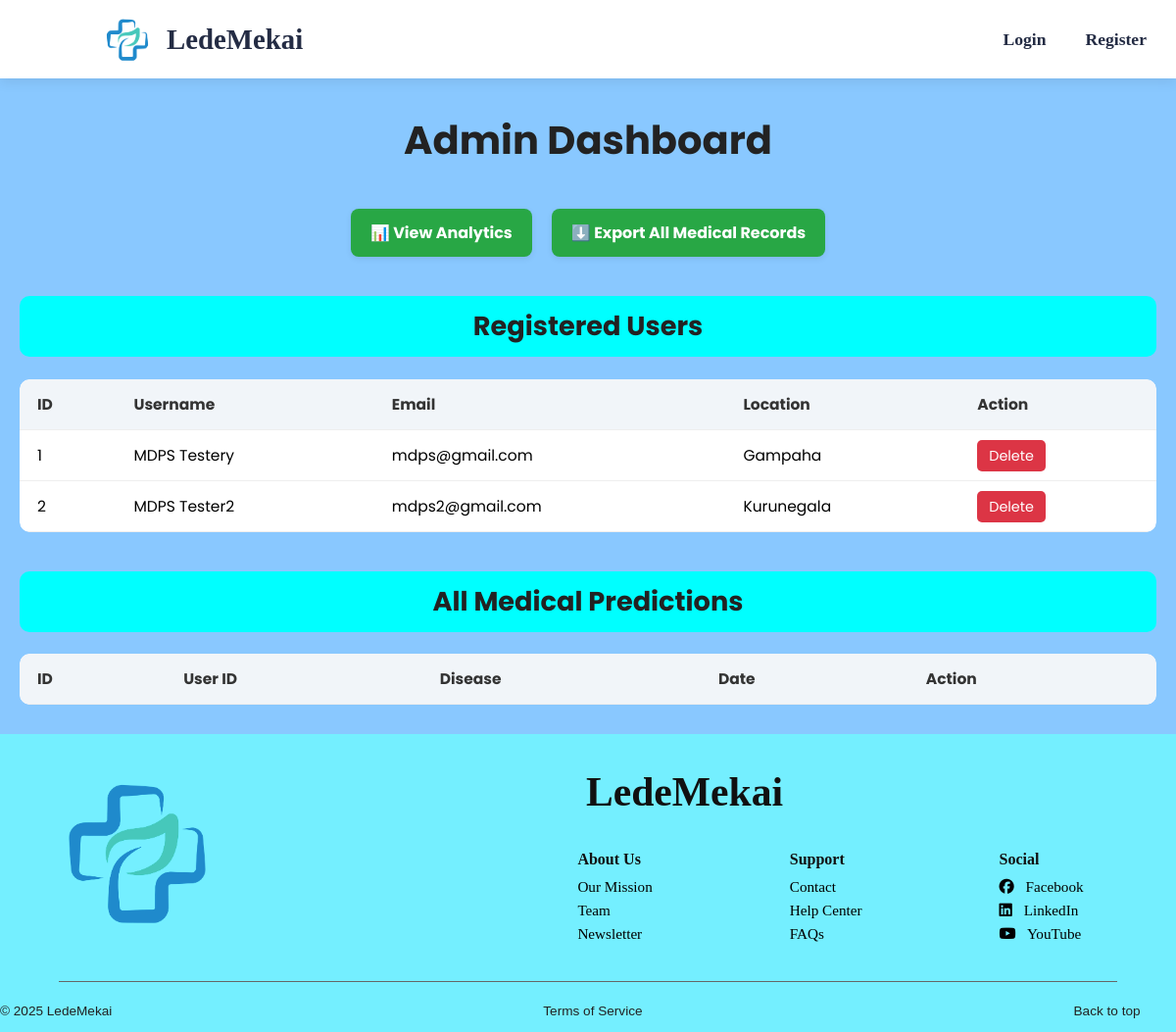
The page /admin-dashboard (signed in) on the database as committed earlier.
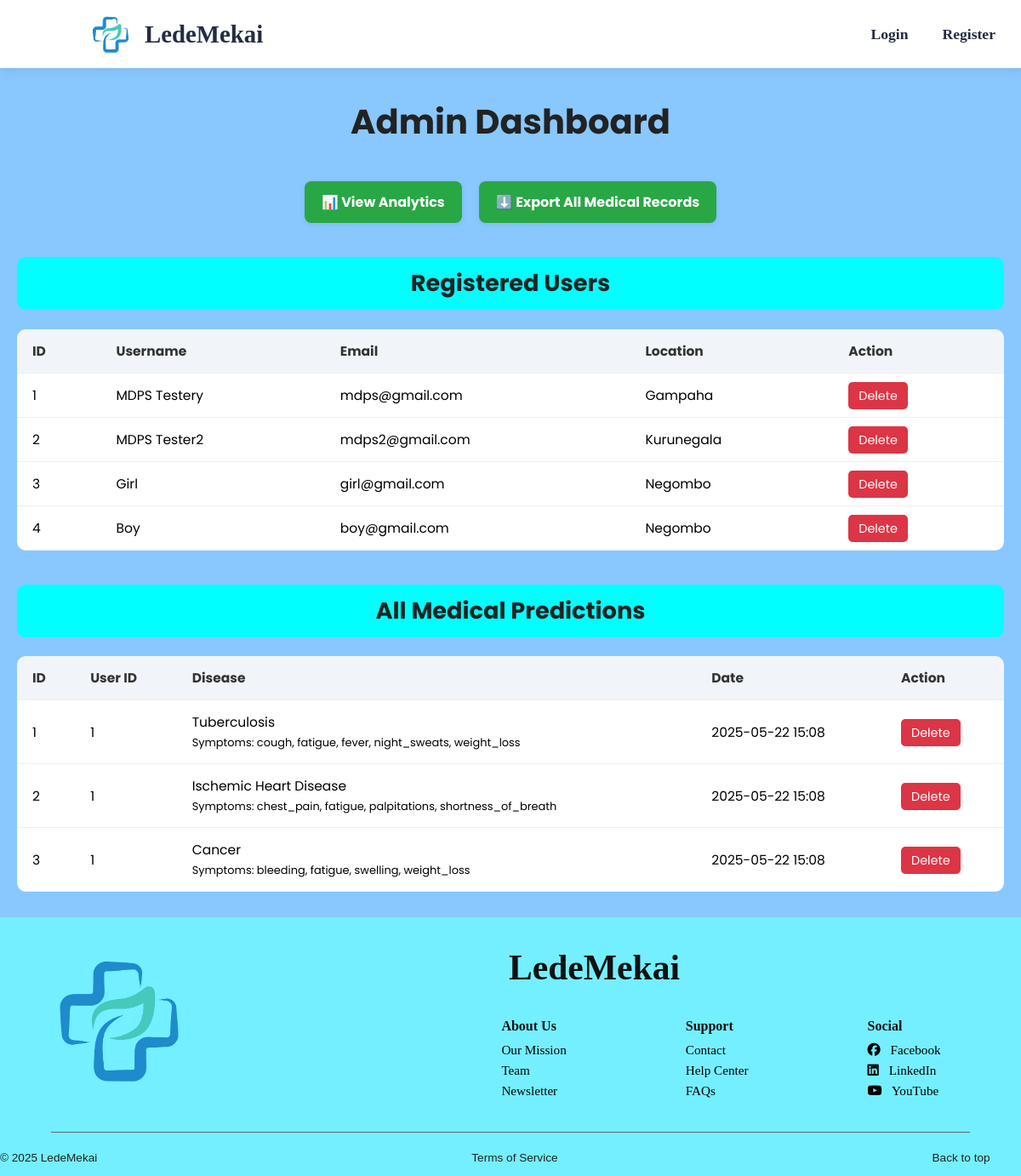
The same page on the database as committed later.
### app.py (models this page shows, shortened)
class User(db.Model):
    id = db.Column(db.Integer, primary_key=True)
    username = db.Column(db.String(100), unique=True, nullable=False)
    email = db.Column(db.String(100), unique=True, nullable=False)
    password_hash = db.Column(db.String(128), nullable=False)
    location = db.Column(db.String(100), nullable=True)
    age = db.Column(db.Integer, nullable=True)
    gender = db.Column(db.String(10), nullable=True)

class MedicalHistory(db.Model):
    id = db.Column(db.Integer, primary_key=True)
    user_id = db.Column(db.Integer, db.ForeignKey('user.id'), nullable=False)
    disease = db.Column(db.String(100), nullable=False)
    symptoms_json = db.Column(db.Text, nullable=False)
    date = db.Column(db.DateTime, default=datetime.utcnow)

### app.py (the view)
@app.route('/admin-dashboard')
def admin_dashboard():
    if not session.get('is_admin'):
        return redirect(url_for('admin_login'))
    users = User.query.all()
    records = MedicalHistory.query.order_by(MedicalHistory.date.desc()).all()
    for rec in records:
        try:
            rec.symptoms_dict = json.loads(rec.symptoms_json)
        except:
            rec.symptoms_dict = {}
    return render_template('admin_dashboard.html', users=users, records=records)

### templates/admin_dashboard.html (shortened to what this page needs)
{% extends "layout.html" %}
{% block content %}
<section class="admin-dashboard admin-container">
  <h1 class="admin-title">Admin Dashboard</h1>
  <div class="admin-actions">
    <a href="/admin/stats" class="admin-link">📊 View Analytics</a>
    <a href="/admin/export-csv" class="admin-link">⬇️ Export All Medical Records</a>
  </div>
  <h2 class="admin-section-title">Registered Users</h2>
  <div class="table-wrapper">
    <table class="admin-table">
      <thead>
        <tr>
          <th>ID</th>
          <th>Username</th>
          <th>Email</th>
          <th>Location</th>
          <th>Action</th>
        </tr>
      </thead>
      <tbody>
        {% for user in users %}
        <tr>
          <td>{{ user.id }}</td>
          <td>{{ user.username }}</td>
          <td>{{ user.email }}</td>
          <td>{{ user.location or 'N/A' }}</td>
          <td>
            <a href="/admin/delete-user/{{ user.id }}" class="delete-btn" onclick="return confirm('Delete user {{ user.username }}?')">Delete</a>
          </td>
        </tr>
        {% endfor %}
      </tbody>
    </table>
  </div>
  <h2 class="admin-section-title">All Medical Predictions</h2>
  <div class="table-wrapper">
    <table class="admin-table">
      <thead>
        <tr>
          <th>ID</th>
          <th>User ID</th>
          <th>Disease</th>
          <th>Date</th>
          <th>Action</th>
        </tr>
      </thead>
      <tbody>
        {% for rec in records %}
        <tr>
          <td>{{ rec.id }}</td>
          <td>{{ rec.user_id }}</td>
          <td>
            {{ rec.disease }}<br>
            <small>
              Symptoms:
              {{ rec.symptoms_dict | dictsort | selectattr('1', 'equalto', 1) | map(attribute=0) | join(', ') }}
            </small>
          </td>
          <td>{{ rec.date.strftime('%Y-%m-%d %H:%M') }}</td>
          <td>
            <a href="/admin/delete-record/{{ rec.id }}" class="delete-btn" onclick="return confirm('Delete this record?')">Delete</a>
          </td>
        </tr>
        {% endfor %}
      </tbody>
    </table>
  </div>
</section>
{% endblock %}

### templates/layout.html (shortened to what this page needs)
<!DOCTYPE html>
<html lang="en">
<head>
  <link href="https://cdnjs.cloudflare.com/ajax/libs/font-awesome/6.7.2/css/all.min.css" rel="stylesheet">
  <link rel="stylesheet" href="{{ url_for('static', filename='styles.css') }}">
</head>
<body>
  {% include 'navbar.html' %}
  {% block content %}{% endblock %}
  {% include 'footer.html' %}
</body>
</html>

### templates/navbar.html (shortened to what this page needs)
<nav class="navbar">
  <div class="nav-header">
    <a href="/" class="logo">
      <img src="{{ url_for('static', filename='images/tlogo.png') }}" alt="Logo" class="logo-img">
      <span>LedeMekai</span>
    </a>
  </div>
  <div class="nav-links" id="navLinks">
    {% if session['username'] %}
      <a href="/profile">Profile</a>
      <a href="/logout">Logout</a>
    {% else %}
      <a href="/login">Login</a>
      <a href="/register">Register</a>
    {% endif %}
  </div>
</nav>

### templates/footer.html
<footer class="footer">
  <div class="footer-main">
    <div class="footer-logo-left">
      <img src="{{ url_for('static', filename='images/tlogo.png') }}" alt="Logo">
    </div>
    <div class="footer-center-content">
      <div class="footer-brand">
        <h2>LedeMekai</h2>
      </div>
      <div class="footer-columns">
        <div class="footer-column">
          <h3>About Us</h3>
          <a href="#">Our Mission</a>
          <a href="#">Team</a>
          <a href="#">Newsletter</a>
        </div>
        <div class="footer-column">
          <h3>Support</h3>
          <a href="#">Contact</a>
          <a href="#">Help Center</a>
          <a href="#">FAQs</a>
        </div>
        <div class="footer-column">
          <h3>Social</h3>
          <a href="#"><i class="fab fa-facebook"></i> Facebook</a>
          <a href="#"><i class="fab fa-linkedin"></i> LinkedIn</a>
          <a href="#"><i class="fab fa-youtube"></i> YouTube</a>
        </div>
      </div>
    </div>
  </div>
  <hr class="footer-divider">
  <div class="footer-bottom">
    <p>© 2025 LedeMekai</p>
    <p><a href="/terms">Terms of Service</a></p>
    <p><a href="#" onclick="window.scrollTo({ top: 0, behavior: 'smooth' });">Back to top</a></p>
  </div>
</footer>

### static/styles.css (style rules this page uses)
body { font-family: Arial, sans-serif; margin: 0; padding: 0; text-align: center; background-color: #f9f9f9; overflow-x: hidden; }
.navbar { display: flex; justify-content: space-between; align-items: center; background-color: #ffffff; padding: 10px 30px; height: 60px; z-index: 10; position: relative; box-shadow: 0 4px 12px rgba(0, 0, 0, 0.08); border-bottom: none; color: #000000; }
.nav-header { display: flex; justify-content: space-between; align-items: center; width: 100%; }
.logo { display: flex; align-items: center; text-decoration: none; color: #242c44; font-size: 1.8em; font-weight: bold; font-family: 'Costa Std ExtraBold'; margin-left: 70px; }
.logo-img { height: 60px; margin-right: 10px; }
.nav-links { display: flex; align-items: center; gap: 20px; }
.nav-links a { margin-left: 20px; text-decoration: none; color: #242c44; font-weight: bold; font-family: 'Ariata Display Medium'; font-size: 1.1rem; }
.footer { background-color: #74efff; color: #111; font-family: Arial, sans-serif; }
.footer-main { display: flex; justify-content: flex-start; align-items: flex-start; flex-wrap: wrap; max-width: 1200px; gap: 100px; }
.footer-logo-left img { width: 200px; height: auto; margin: 20px 0 20px 40px; }
.footer-center-content { flex: 1; text-align: left; }
.footer-brand h2 { font-size: 2.6em; margin-bottom: 20px; margin-left: 258px; font-family: 'Costa Std ExtraBold'; }
.footer-columns { display: flex; justify-content: center; gap: 140px; flex-wrap: wrap; margin-left: 155px; }
.footer-column a { display: block; text-decoration: none; color: #000; font-size: 0.95em; margin: 6px 0; font-family: 'Ariata Display Regular'; transition: color 0.3s ease; }
.footer-column i { margin-right: 8px; }
.footer-column h3 { font-size: 1em; margin-bottom: 10px; font-weight: bold; font-family: 'Ariata Display Medium'; }
.footer-divider { border: none; border-top: 1px solid #666; width: 90%; }
.footer-bottom { display: flex; align-items: center; flex-wrap: wrap; max-width: 1200px; margin: 0 auto; font-size: 0.85em; color: #222; }
.footer-bottom a { color: #222; text-decoration: none; margin-left: 440px; }
.admin-dashboard { background-color: #89c8ff; padding: 30px; }
.admin-container { max-width: 1200px; margin: auto; padding: 0 20px; margin-bottom: 30px; }
.admin-title { font-size: 2.5rem; color: #222; text-align: center; margin-bottom: 40px; }
.admin-actions { display: flex; flex-wrap: wrap; justify-content: center; gap: 20px; margin-bottom: 35px; }
.admin-link { background-color: #28a745; color: white; padding: 12px 20px; border-radius: 8px; text-decoration: none; font-weight: bold; transition: all 0.3s ease; box-shadow: 0 2px 6px rgba(0, 0, 0, 0.08); }
.admin-section-title { margin-top: 40px; color: #222; font-size: 1.7rem; padding: 10px; background-color: aqua; border-radius: 10px; }
.table-wrapper { overflow-x: auto; margin-top: 20px; border-radius: 10px; }
.admin-table { width: 100%; border-collapse: collapse; background-color: #fff; border-radius: 10px; overflow: hidden; box-shadow: 0 3px 8px rgba(0,0,0,0.05); }
.admin-table th, .admin-table td { padding: 14px 18px; border-bottom: 1px solid #eee; text-align: left; font-size: 0.97rem; }
.admin-table th { background-color: #f1f5f9; font-weight: bold; color: #333; }
.delete-btn { background-color: #dc3545; color: white; padding: 6px 12px; font-size: 0.9rem; border-radius: 5px; text-decoration: none; transition: background 0.3s ease; }

### templates/layout.html (style rules this page uses)
body { font-family: 'Poppins', sans-serif; }

### templates/admin_dashboard.html (style rules this page uses)
body { background-color: #89c8ff; }

Rows that differ between the two databases and show on the page:
added User: id "3", username "Girl", email "girl@gmail.com", location "Negombo"
added User: id "4", username "Boy", email "boy@gmail.com", location "Negombo"
added MedicalHistory: id "1", user_id "1", disease "Tuberculosis", symptoms_dict|dictsort "cough, fatigue, fever, night_sweats, weight_loss", date "2025-05-22 15:08"
added MedicalHistory: id "2", user_id "1", disease "Ischemic Heart Disease", symptoms_dict|dictsort "chest_pain, fatigue, palpitations, shortness_of_breath", date "2025-05-22 15:08"
added MedicalHistory: id "3", user_id "1", disease "Cancer", symptoms_dict|dictsort "bleeding, fatigue, swelling, weight_loss", date "2025-05-22 15:08"
